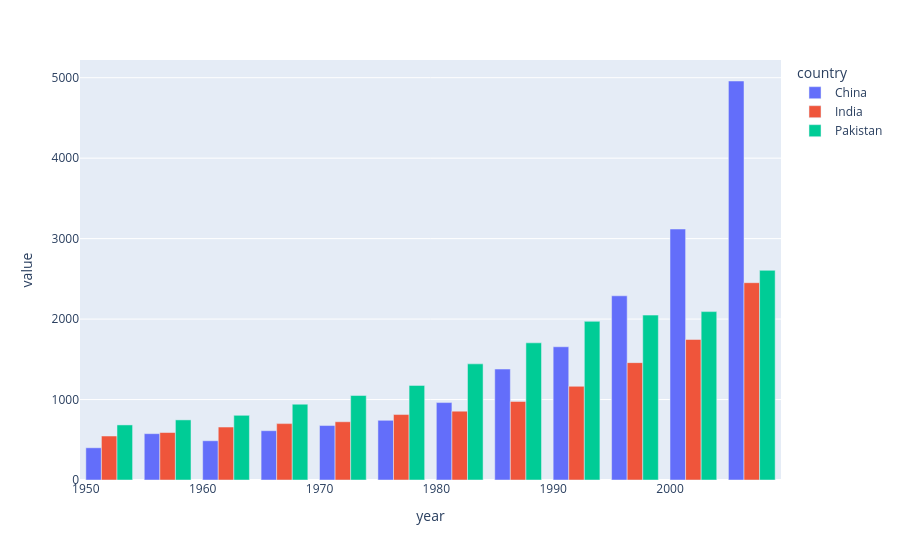

Source (notebook cell):
### Code cell
px.bar(df, x=df.index, y=df.columns, barmode='group')

### Figure 1 — Plotly figure (JSON) as saved in the notebook; plotly's stock layout.template omitted (floating-point values rounded to 4 significant figures)
{"data": [{"alignmentgroup": "True", "hovertemplate": "country=China<br>year=%{x}<br>value=%{y}<extra></extra>", "legendgroup": "China", "marker": {"color": "#636efa", "pattern": {"shape": ""}}, "name": "China", "offsetgroup": "China", "orientation": "v", "showlegend": true, "textposition": "auto", "type": "bar", "x": [1952, 1957, 1962, 1967, 1972, 1977, 1982, 1987, 1992, 1997, 2002, 2007], "xaxis": "x", "y": [400.4, 576.0, 487.7, 612.7, 676.9, 741.2, 962.4, 1379.0, 1656.0, 2289.0, 3119.0, 4959.0], "yaxis": "y"}, {"alignmentgroup": "True", "hovertemplate": "country=India<br>year=%{x}<br>value=%{y}<extra></extra>", "legendgroup": "India", "marker": {"color": "#EF553B", "pattern": {"shape": ""}}, "name": "India", "offsetgroup": "India", "orientation": "v", "showlegend": true, "textposition": "auto", "type": "bar", "x": [1952, 1957, 1962, 1967, 1972, 1977, 1982, 1987, 1992, 1997, 2002, 2007], "xaxis": "x", "y": [546.6, 590.1, 658.3, 700.8, 724.0, 813.3, 855.7, 976.5, 1164.0, 1459.0, 1747.0, 2452.0], "yaxis": "y"}, {"alignmentgroup": "True", "hovertemplate": "country=Pakistan<br>year=%{x}<br>value=%{y}<extra></extra>", "legendgroup": "Pakistan", "marker": {"color": "#00cc96", "pattern": {"shape": ""}}, "name": "Pakistan", "offsetgroup": "Pakistan", "orientation": "v", "showlegend": true, "textposition": "auto", "type": "bar", "x": [1952, 1957, 1962, 1967, 1972, 1977, 1982, 1987, 1992, 1997, 2002, 2007], "xaxis": "x", "y": [684.6, 747.1, 803.3, 942.4, 1050.0, 1176.0, 1443.0, 1705.0, 1972.0, 2049.0, 2093.0, 2606.0], "yaxis": "y"}], "layout": {"barmode": "group", "legend": {"title": {"text": "country"}, "tracegroupgap": 0}, "margin": {"t": 60}, "xaxis": {"anchor": "y", "domain": [0, 1], "title": {"text": "year"}}, "yaxis": {"anchor": "x", "domain": [0, 1], "title": {"text": "value"}}}}
